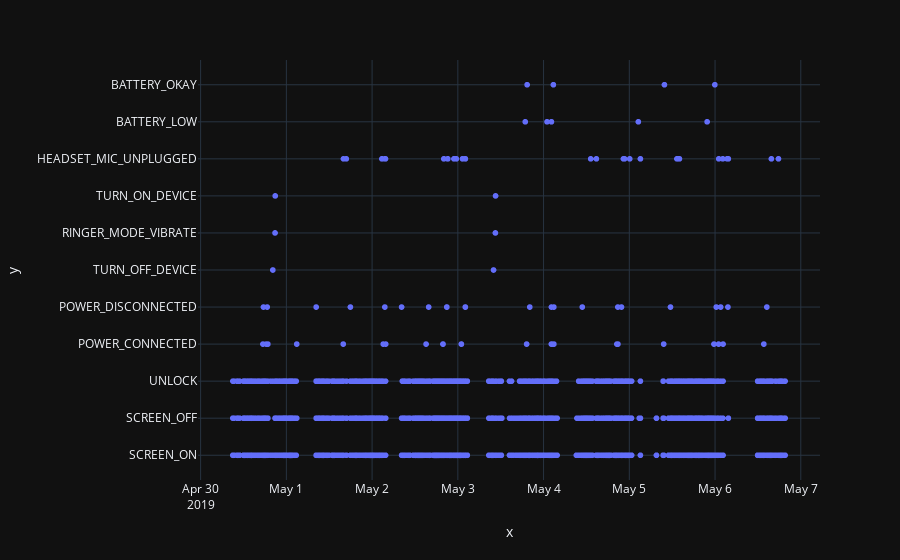

The code cell stored with this chart in its notebook:
### Code cell
import plotly.express as px

fig = px.scatter(x=device_df['datetime'], y=device_df['type'])
fig.show()

### Figure 1 — Plotly figure (JSON) as saved in the notebook; plotly's stock layout.template omitted (floating-point values rounded to 4 significant figures; data arrays with more than 128 entries replaced by an {"elided": "..."} marker saying what was removed)
{"data": [{"hovertemplate": "x=%{x}<br>y=%{y}<extra></extra>", "legendgroup": "", "marker": {"color": "#636efa", "symbol": "circle"}, "mode": "markers", "name": "", "showlegend": false, "x": {"elided": "4519 str values"}, "xaxis": "x", "y": {"elided": "4519 str values"}, "yaxis": "y", "type": "scattergl"}], "layout": {"xaxis": {"anchor": "y", "domain": [0.0, 1.0], "title": {"text": "x"}}, "yaxis": {"anchor": "x", "domain": [0.0, 1.0], "title": {"text": "y"}}, "legend": {"tracegroupgap": 0}, "margin": {"t": 60}}}
